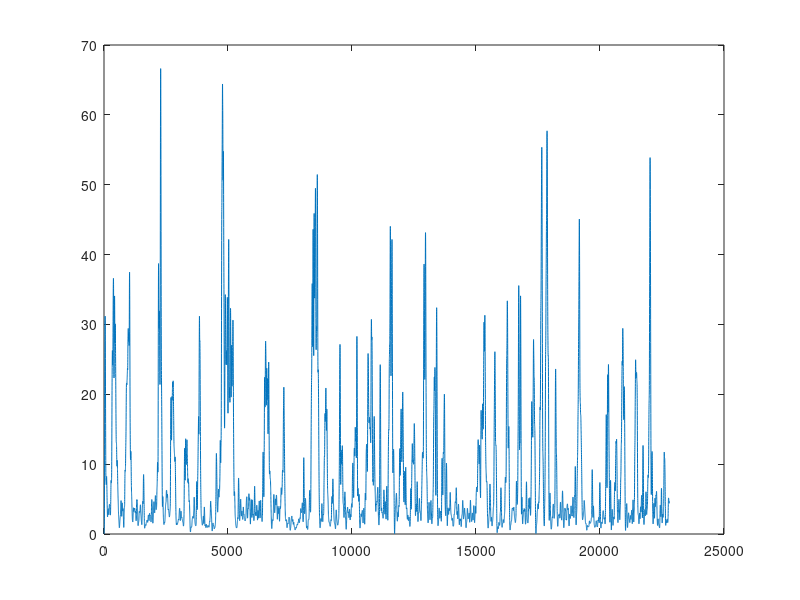

This figure's MATLAB source: (Note: this script raises an error after producing the figure.)
%% run this section first
 %then run any other two sections 
data = load('rawforceEmgdata90deg_22_esfand_400.mat');
data = data.rawforceEmgdata90deg_22_esfand_400;

rectEMG = abs(data(:,1:8));
selectedChannels = [rectEMG(:,4) rectEMG(:,1) rectEMG(:,8)]' ; %use plotandsee.m to choose which channelt to input network
close all
fc = 3;%hz cut off frequency
fs = 178;%sampling frequency
order = 3;
[b,a] = butter(order,fc/(fs/2));
%% filter then range
%This is the method used in project
datafilt(1,:) = filter(b,a,selectedChannels(1,:));
datafilt(2,:) = filter(b,a,selectedChannels(2,:));
datafilt(3,:) = filter(b,a,selectedChannels(3,:));
datafiltoutput = filter(b,a,data(:,11));
plot(datafilt(1,:));


[buttinputs,maxminInput] = mapminmax(datafilt,-1,1);
[butttorques, maxminOutput] = mapminmax( datafiltoutput',-1,1);%force along Z axis is 11th column of data 
figure
plot(buttinputs(1,:));
%% first range data then filter
 [dataRanged,maxminInput] = mapminmax(selectedChannels,-1,1);
 [dataOut, maxminOutput] = mapminmax( data(:,11)',-1,1);%force along Z axis is 11th column of data 

 
% maxminInput.xmax
% maxminInput.xmin
% 
% maxminOutput.xmax
% maxminOutput.xmin
plot(dataRanged(2,:));
figure
buttinputs(1,:) = filter(b,a,dataRanged(1,:));
buttinputs(2,:) = filter(b,a,dataRanged(2,:));
buttinputs(3,:) = filter(b,a,dataRanged(3,:));
butttorques = filter(b,a,dataOut);

plot(buttinputs(2,:));
%figure
%plot(butttorques);

% plot(dataRanged(:,1));
%  plot(data(:,9));
%  plot(datafilt4(1+7:end));
%  plot(datafilt4(1:end));
%  legend('orig','filtered8','0');
%buttinputs = [datafilt(:,8) datafilt(:,1:7)]' ;
%buttinputs = [datafilt(1:15000,3) datafilt(1:15000,7) datafilt(1:15000,8)]' ;
%buttinputs = [datafilt(:,3) datafilt(:,1) datafilt(:,8)]' ;
%buttinputs = datafilt;
% mx = max(buttinputs,[],2)
% mn = min(buttinputs,[],2)
%butttorques =  (datafilt4);

format long
a
b